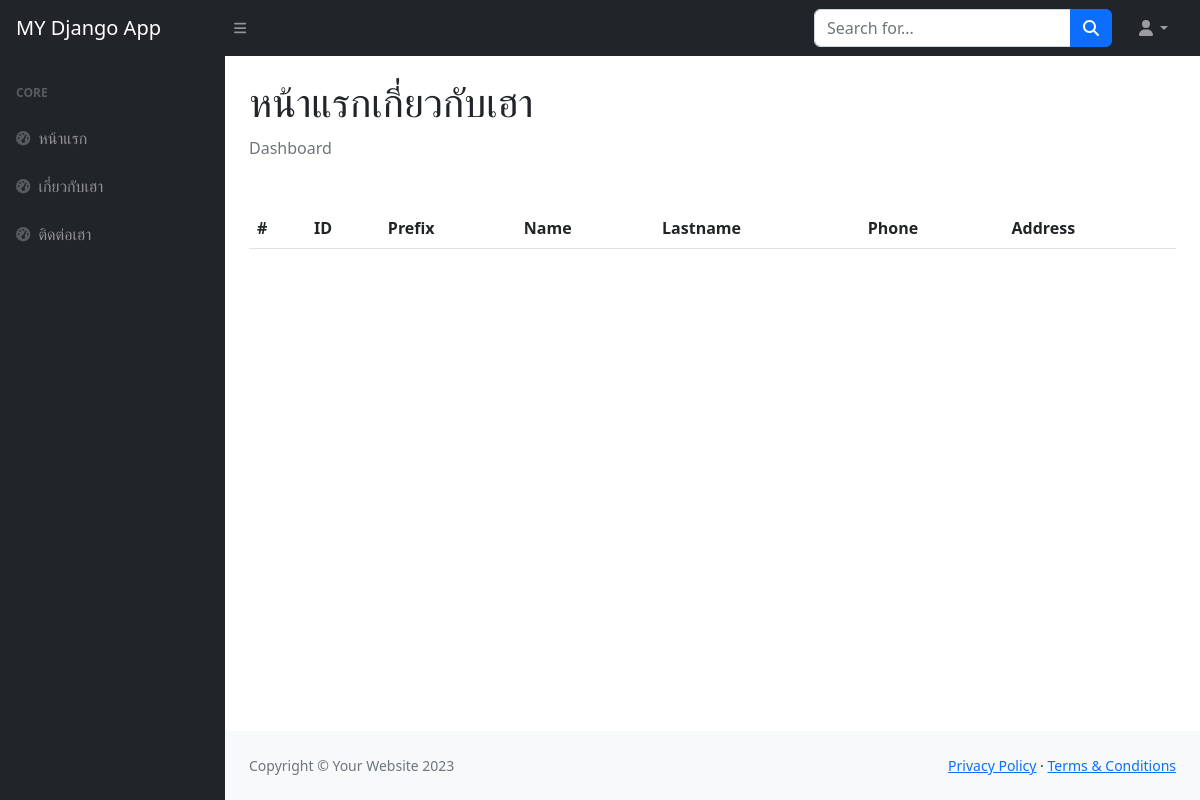
/, run on an earlier commit of the app's database.
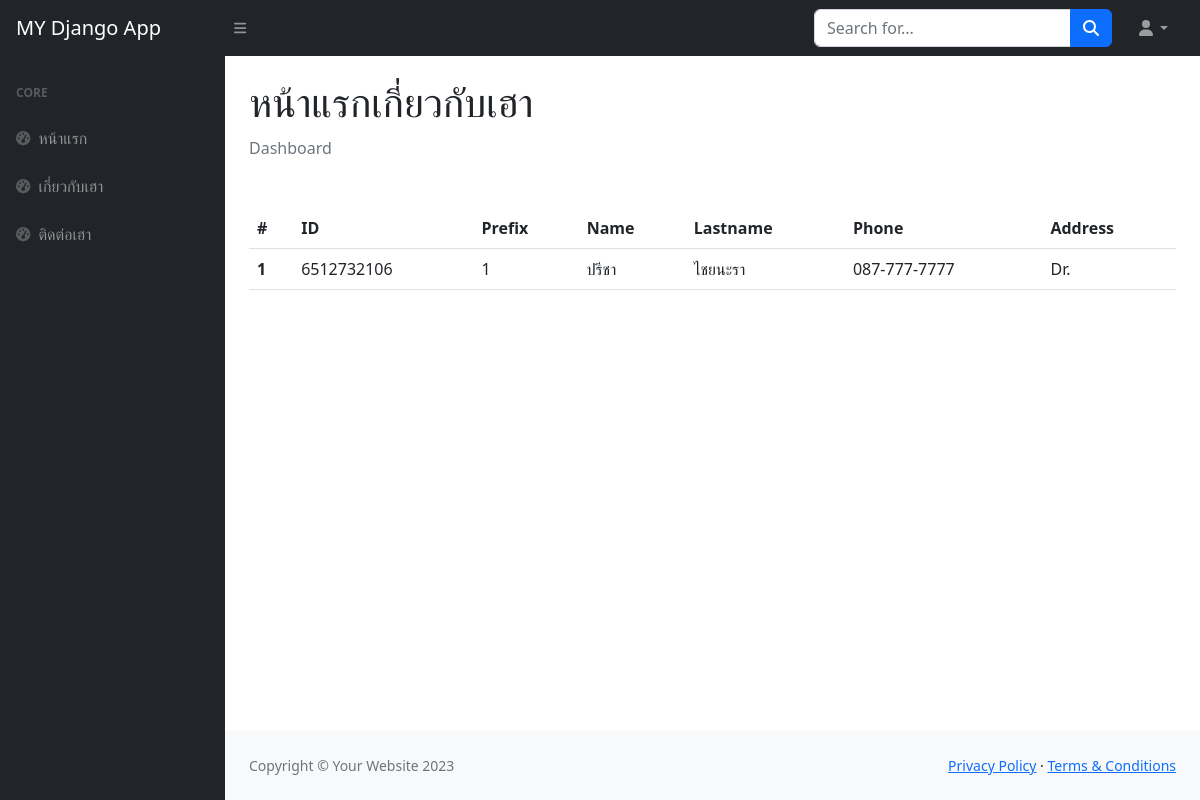
And on a later commit of the database.
### webpage/models.py (models this page shows, shortened)
class Student(models.Model):
    std_id = models.IntegerField()
    prefix = models.IntegerField(choices=prefix_choices, default=1)
    name = models.CharField(max_length=255)
    lastname = models.CharField(max_length=255)
    phone = models.CharField(max_length=15)
    address = models.TextField()
    major = models.ForeignKey(Major, on_delete=models.CASCADE, default=1)

### webpage/views.py (the view)
# urls.py: 2. Add a URL to urlpatterns:  path('', views.home, name='home')
def home(request):
    context = {}
    students = models.Student.objects.all().order_by("id")
    context ['students'] = students
    return render (request,'index.html',context)

### templates/index.html (shortened to what this page needs)
{% extends 'base.html' %}
{% block title %} หน้าแรกเกี่ยวกับเฮา {% endblock title %}
{% block content %}
<table class="table">
    <thead>
      <tr>
        <th scope="col">#</th>
        <th scope="col">ID</th>
        <th scope="col">Prefix</th>
        <th scope="col">Name</th>
        <th scope="col">Lastname</th>
        <th scope="col">Phone</th>
        <th scope="col">Address</th>
      </tr>
    </thead>
    <tbody>
      {% for student in students  %}
      <tr>
        <th scope="row">1</th>
        <td>{{ student.std_id }}</td>
        <td>{{ student.prefix }}</td>
        <td>{{ student.name }}</td>
        <td>{{ student.lastname }}</td>
        <td>{{ student.phone }}</td>
        <td>{{ student.address }}</td>
      </tr>
      {% endfor %}
    </tbody>
  </table>
 {% endblock content %}

What changed in the data, as far as the page shows it:
added Student: std_id "6512732106", prefix "1", name "ปรีชา", lastname "ไชยนะรา", phone "087-777-7777", address "Dr."
